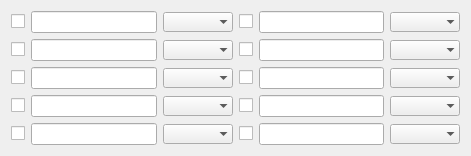
    <widget class="QWidget" name="layoutWidget_20">
     <property name="geometry">
      <rect>
       <x>10</x>
       <y>970</y>
       <width>471</width>
       <height>136</height>
      </rect>
     </property>
     <layout class="QGridLayout" name="gridLayout_15">
      <item row="1" column="1">
       <layout class="QHBoxLayout" name="horizontalLayout_141">
        <item>
         <widget class="QCheckBox" name="checkBox74">
          <property name="text">
           <string/>
          </property>
         </widget>
        </item>
        <item>
         <widget class="QLineEdit" name="lineEdit74"/>
        </item>
        <item>
         <widget class="QComboBox" name="comboBox74">
          <property name="frame">
           <bool>false</bool>
          </property>
         </widget>
        </item>
       </layout>
      </item>
      <item row="0" column="1">
       <layout class="QHBoxLayout" name="horizontalLayout_142">
        <item>
         <widget class="QCheckBox" name="checkBox72">
          <property name="text">
           <string/>
          </property>
         </widget>
        </item>
        <item>
         <widget class="QLineEdit" name="lineEdit72"/>
        </item>
        <item>
         <widget class="QComboBox" name="comboBox72">
          <property name="frame">
           <bool>false</bool>
          </property>
         </widget>
        </item>
       </layout>
      </item>
      <item row="2" column="0">
       <layout class="QHBoxLayout" name="horizontalLayout_143">
        <item>
         <widget class="QCheckBox" name="checkBox75">
          <property name="text">
           <string/>
          </property>
         </widget>
        </item>
        <item>
         <widget class="QLineEdit" name="lineEdit75"/>
        </item>
        <item>
         <widget class="QComboBox" name="comboBox75">
          <property name="frame">
           <bool>false</bool>
          </property>
         </widget>
        </item>
       </layout>
      </item>
      <item row="3" column="0">
       <layout class="QHBoxLayout" name="horizontalLayout_144">
        <item>
         <widget class="QCheckBox" name="checkBox77">
          <property name="text">
           <string/>
          </property>
         </widget>
        </item>
        <item>
         <widget class="QLineEdit" name="lineEdit77"/>
        </item>
        <item>
         <widget class="QComboBox" name="comboBox78">
          <property name="frame">
           <bool>false</bool>
          </property>
         </widget>
        </item>
       </layout>
      </item>
      <item row="0" column="0">
       <layout class="QHBoxLayout" name="horizontalLayout_145">
        <item>
         <widget class="QCheckBox" name="checkBox71">
          <property name="text">
           <string/>
          </property>
         </widget>
        </item>
        <item>
         <widget class="QLineEdit" name="lineEdit71"/>
        </item>
        <item>
         <widget class="QComboBox" name="comboBox71">
          <property name="frame">
           <bool>false</bool>
          </property>
         </widget>
        </item>
       </layout>
      </item>
      <item row="3" column="1">
       <layout class="QHBoxLayout" name="horizontalLayout_146">
        <item>
         <widget class="QCheckBox" name="checkBox78">
          <property name="text">
           <string/>
          </property>
         </widget>
        </item>
        <item>
         <widget class="QLineEdit" name="lineEdit78"/>
        </item>
        <item>
         <widget class="QComboBox" name="comboBox77">
          <property name="frame">
           <bool>false</bool>
          </property>
         </widget>
        </item>
       </layout>
      </item>
      <item row="2" column="1">
       <layout class="QHBoxLayout" name="horizontalLayout_147">
        <item>
         <widget class="QCheckBox" name="checkBox76">
          <property name="text">
           <string/>
          </property>
         </widget>
        </item>
        <item>
         <widget class="QLineEdit" name="lineEdit76"/>
        </item>
        <item>
         <widget class="QComboBox" name="comboBox76">
          <property name="frame">
           <bool>false</bool>
          </property>
         </widget>
        </item>
       </layout>
      </item>
      <item row="4" column="0">
       <layout class="QHBoxLayout" name="horizontalLayout_148">
        <item>
         <widget class="QCheckBox" name="checkBox79">
          <property name="text">
           <string/>
          </property>
         </widget>
        </item>
        <item>
         <widget class="QLineEdit" name="lineEdit79"/>
        </item>
        <item>
         <widget class="QComboBox" name="comboBox79">
          <property name="frame">
           <bool>false</bool>
          </property>
         </widget>
        </item>
       </layout>
      </item>
      <item row="4" column="1">
       <layout class="QHBoxLayout" name="horizontalLayout_149">
        <item>
         <widget class="QCheckBox" name="checkBox80">
          <property name="text">
           <string/>
          </property>
         </widget>
        </item>
        <item>
         <widget class="QLineEdit" name="lineEdit80"/>
        </item>
        <item>
         <widget class="QComboBox" name="comboBox80">
          <property name="frame">
           <bool>false</bool>
          </property>
         </widget>
        </item>
       </layout>
      </item>
      <item row="1" column="0">
       <layout class="QHBoxLayout" name="horizontalLayout_150">
        <item>
         <widget class="QCheckBox" name="checkBox73">
          <property name="text">
           <string/>
          </property>
         </widget>
        </item>
        <item>
         <widget class="QLineEdit" name="lineEdit73"/>
        </item>
        <item>
         <widget class="QComboBox" name="comboBox73">
          <property name="frame">
           <bool>false</bool>
          </property>
         </widget>
        </item>
       </layout>
      </item>
     </layout>
    </widget>
